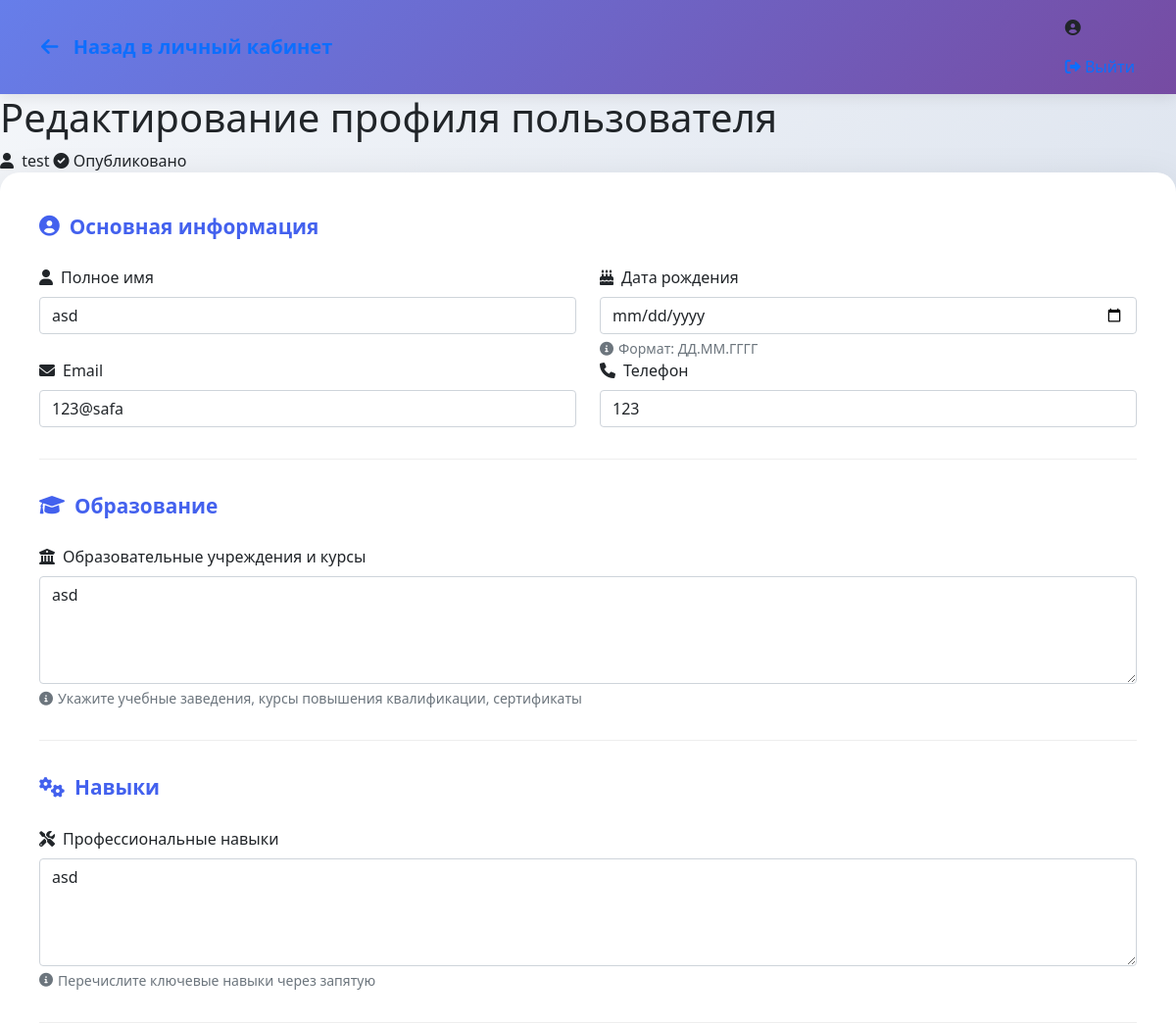
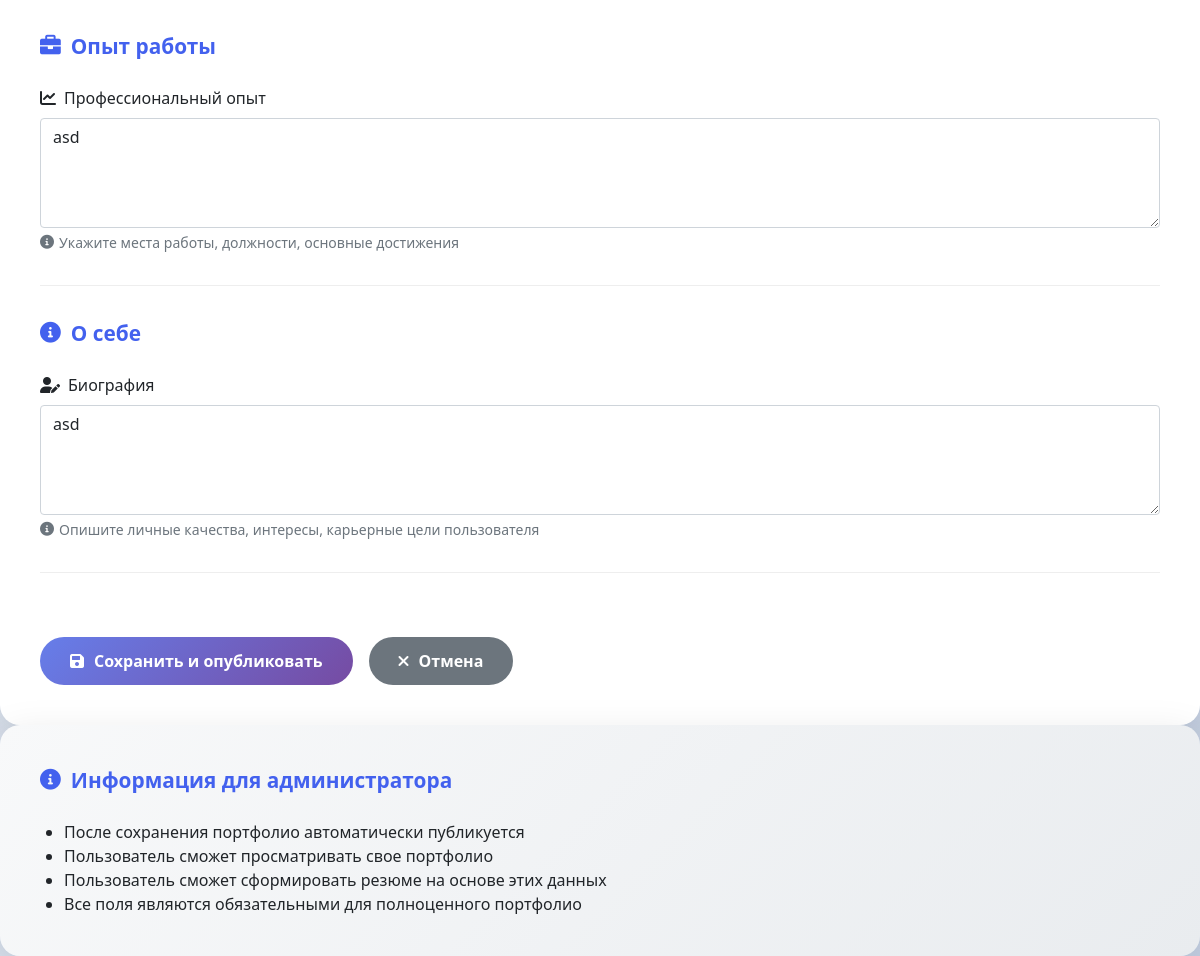
The app's page /admin/edit_user/3 (signed in) with its own data (2 pictures, top to bottom).
### tables this page shows
CREATE TABLE users (
    id INTEGER PRIMARY KEY,
    username TEXT NOT NULL,
    password TEXT NOT NULL
    );

CREATE TABLE user_profiles (
        id INTEGER PRIMARY KEY AUTOINCREMENT,
        user_id INTEGER,
        full_name TEXT,
        email TEXT,
        phone TEXT,
        bio TEXT,
        skills TEXT,
        experience TEXT,
        education TEXT,
        is_completed BOOLEAN DEFAULT FALSE, birth_date TEXT,
        FOREIGN KEY (user_id) REFERENCES users (id)
    );

### main.py (the view, shortened to what this page needs)
@app.route('/admin/edit_user/<int:user_id>', methods=['GET', 'POST'])
def edit_user(user_id):
    if 'username' not in session or session['username'] != 'admin':
        return redirect('/login')
    connection = get_db_connection()
    try:
        user = connection.execute('SELECT * FROM users WHERE id = ?', (user_id,)).fetchone()
        profile = connection.execute('SELECT * FROM user_profiles WHERE user_id = ?', (user_id,)).fetchone()
    except Exception as e:
        print(f"Ошибка получения данных: {e}")
        user = None
        profile = None
    finally:
        connection.close()
    if not user:
        flash('Пользователь не найден', 'error')
        return redirect('/admin')
    return render_template('edit_user.html', user=user, profile=profile)

### main.py (called while the page is built)
def get_db_connection():
    database_url = os.environ.get('DATABASE_URL')
    if database_url and database_url.startswith('postgresql://'):
        pass
    conn = sqlite3.connect('users.db')
    conn.row_factory = sqlite3.Row
    return conn

### templates/edit_user.html (shortened to what this page needs)
<!DOCTYPE html>
<html lang="ru">
<head>
    <link href="{{ url_for('static', filename='css/style.css') }}" rel="stylesheet">
    <link href="https://cdn.jsdelivr.net/npm/bootstrap@5.1.3/dist/css/bootstrap.min.css" rel="stylesheet">
    <link rel="stylesheet" href="https://cdnjs.cloudflare.com/ajax/libs/font-awesome/6.0.0/css/all.min.css">
</head>
<body class="form-fullpage">
    <nav class="navbar">
        <div class="container">
            <a class="navbar-brand" href="/user">
                <i class="fas fa-arrow-left"></i>
                <span>Назад в личный кабинет</span>
            </a>
            <div class="navbar-nav">
                <span class="navbar-text me-3">
                    <i class="fas fa-user-circle me-1"></i> {{ username }}
                </span>
                <a class="nav-link" href="/logout">
                    <i class="fas fa-sign-out-alt"></i> Выйти
                </a>
            </div>
        </div>
    </nav>
    <div class="main-container">
        <div class="page-header fade-in">
            <h1>Редактирование профиля пользователя</h1>
            <div class="user-info">
                <i class="fas fa-user me-1"></i>
                {{ user.username }}
                {% if profile and profile.is_completed %}
                <span class="user-status status-completed">
                    <i class="fas fa-check-circle"></i> Опубликовано
                </span>
                {% elif profile and profile.full_name %}
                <span class="user-status status-pending">
                    <i class="fas fa-clock"></i> На проверке
                </span>
                {% else %}
                <span class="user-status status-empty">
                    <i class="fas fa-times-circle"></i> Не заполнено
                </span>
                {% endif %}
            </div>
        </div>
        <div class="form-card fade-in">
            <form method="POST" action="/admin/edit_user/{{ user.id }}">
                <div class="form-section">
                    <div class="section-header">
                        <i class="fas fa-user-circle"></i>
                        Основная информация
                    </div>
                    <div class="row">
                        <div class="col-md-6">
                            <div class="form-group">
                                <label class="form-label">
                                    <i class="fas fa-user"></i>
                                    Полное имя
                                </label>
                                <input type="text"
                                       class="form-control"
                                       id="full_name"
                                       name="full_name"
                                       value="{{ profile.full_name if profile else '' }}"
                                       placeholder="Введите полное имя пользователя">
                            </div>
                        </div>
                        <div class="col-md-6">
                            <div class="form-group">
                                <label class="form-label">
                                    <i class="fas fa-birthday-cake"></i>
                                    Дата рождения
                                </label>
                                <input type="date"
                                       class="form-control"
                                       id="birth_date"
                                       name="birth_date"
                                       value="{{ profile.birth_date if profile else '' }}">
                                <div class="form-text">
                                    <i class="fas fa-info-circle"></i>
                                    Формат: ДД.ММ.ГГГГ
                                </div>
                            </div>
                        </div>
                    </div>
                    <div class="row">
                        <div class="col-md-6">
                            <div class="form-group">
                                <label class="form-label">
                                    <i class="fas fa-envelope"></i>
                                    Email
                                </label>
                                <input type="email"
                                       class="form-control"
                                       id="email"
                                       name="email"
                                       value="{{ profile.email if profile else '' }}"
                                       placeholder="example@email.com">
                            </div>
                        </div>
                        <div class="col-md-6">
                            <div class="form-group">
                                <label class="form-label">
                                    <i class="fas fa-phone"></i>
                                    Телефон
                                </label>
                                <input type="tel"
                                       class="form-control"
                                       id="phone"
                                       name="phone"
                                       value="{{ profile.phone if profile else '' }}"
                                       placeholder="+7 (XXX) XXX-XX-XX">
                            </div>
                        </div>
                    </div>
                </div>
                <div class="form-section">
                    <div class="section-header">
                        <i class="fas fa-graduation-cap"></i>
                        Образование
                    </div>
                    <div class="form-group">
                        <label class="form-label">
                            <i class="fas fa-university"></i>
                            Образовательные учреждения и курсы
                        </label>
                        <textarea class="form-control"
                                  id="education"
                                  name="education"
                                  rows="4"
                                  placeholder="Опишите образование, курсы, сертификаты...">{{ profile.education if profile else '' }}</textarea>
                        <div class="form-text">
                            <i class="fas fa-info-circle"></i>
                            Укажите учебные заведения, курсы повышения квалификации, сертификаты
                        </div>
                    </div>
                </div>
                <div class="form-section">
                    <div class="section-header">
                        <i class="fas fa-cogs"></i>
                        Навыки
                    </div>
                    <div class="form-group">
                        <label class="form-label">
                            <i class="fas fa-tools"></i>
                            Профессиональные навыки
                        </label>
                        <textarea class="form-control"
                                  id="skills"
                                  name="skills"
                                  rows="4"
                                  placeholder="Опишите профессиональные навыки, умения, технологии...">{{ profile.skills if profile else '' }}</textarea>
                        <div class="form-text">
                            <i class="fas fa-info-circle"></i>
                            Перечислите ключевые навыки через запятую
                        </div>
                    </div>
                </div>
                <div class="form-section">
                    <div class="section-header">
                        <i class="fas fa-briefcase"></i>
                        Опыт работы
                    </div>
                    <div class="form-group">
                        <label class="form-label">
                            <i class="fas fa-chart-line"></i>
                            Профессиональный опыт
                        </label>
                        <textarea class="form-control"
                                  id="experience"
                                  name="experience"
                                  rows="4"
                                  placeholder="Опишите профессиональный опыт, должности, проекты...">{{ profile.experience if profile else '' }}</textarea>
                        <div class="form-text">
                            <i class="fas fa-info-circle"></i>
                            Укажите места работы, должности, основные достижения
                        </div>
                    </div>
                </div>
                <div class="form-section">
                    <div class="section-header">
                        <i class="fas fa-info-circle"></i>
                        О себе
                    </div>
                    <div class="form-group">
                        <label class="form-label">
                            <i class="fas fa-user-edit"></i>
                            Биография
                        </label>
                        <textarea class="form-control"
                                  id="bio"
                                  name="bio"
                                  rows="4"
                                  placeholder="Расскажите о пользователе, его интересах, целях, личных качествах...">{{ profile.bio if profile else '' }}</textarea>
                        <div class="form-text">
                            <i class="fas fa-info-circle"></i>
                            Опишите личные качества, интересы, карьерные цели пользователя
                        </div>
                    </div>
                </div>
                <div class="btn-group">
                    <button type="submit" class="btn-submit">
                        <i class="fas fa-save"></i>
                        Сохранить и опубликовать
                    </button>
                    <a href="/admin" class="btn-cancel">
                        <i class="fas fa-times"></i>
                        Отмена
                    </a>
                </div>
            </form>
        </div>
        <div class="form-card fade-in" style="background: linear-gradient(135deg, #f8f9fa 0%, #e9ecef 100%);">
            <div class="section-header">
                <i class="fas fa-info-circle"></i>
                Информация для администратора
            </div>
            <div class="form-text" style="font-size: 1rem; color: var(--dark);">
                <ul style="margin: 0; padding-left: 1.5rem;">
                    <li>После сохранения портфолио автоматически публикуется</li>
                    <li>Пользователь сможет просматривать свое портфолио</li>
                    <li>Пользователь сможет сформировать резюме на основе этих данных</li>
                    <li>Все поля являются обязательными для полноценного портфолио</li>
                </ul>
            </div>
        </div>
    </div>
</body>
</html>

### static/css/style.css (style rules this page uses)
:root { --primary: #4361ee; --secondary: #3a0ca3; --success: #4cc9f0; --warning: #f72585; --danger: #ff0054; --light: #f8f9fa; --dark: #212529; --gradient-primary: linear-gradient(135deg, #667eea 0%, #764ba2 100%); --gradient-success: linear-gradient(135deg, #28a745 0%, #20c997 100%); --gradient-warning: linear-gradient(135deg, #ffc107 0%, #fd7e14 100%); }
* { margin: 0; padding: 0; box-sizing: border-box; }
body { font-family: 'Segoe UI', Tahoma, Geneva, Verdana, sans-serif; line-height: 1.6; color: var(--dark); }
.navbar { background: var(--gradient-primary); box-shadow: 0 2px 15px rgba(0, 0, 0, 0.1); }
.navbar-brand { font-weight: 600; font-size: 1.2rem; }
.navbar-brand i { margin-right: 10px; }
.form-fullpage { background: linear-gradient(135deg, #f5f7fa 0%, #c3cfe2 100%); min-height: 100vh; }
.form-card { background: white; border-radius: 20px; padding: 2.5rem; box-shadow: 0 10px 40px rgba(0, 0, 0, 0.1); animation: slideUp 0.6s ease-out; }
.form-section { margin-bottom: 2rem; padding-bottom: 2rem; border-bottom: 1px solid #eee; }
.section-header { font-size: 1.3rem; font-weight: 600; margin-bottom: 1.5rem; color: var(--primary); display: flex; align-items: center; gap: 10px; }
.form-label { font-weight: 500; margin-bottom: 0.5rem; display: flex; align-items: center; gap: 8px; }
.form-control { border: 2px solid #e9ecef; border-radius: 10px; padding: 12px 15px; transition: all 0.3s ease; }
.form-text { font-size: 0.875rem; color: #6c757d; margin-top: 0.5rem; display: flex; align-items: center; gap: 5px; }
.btn-group { display: flex; gap: 1rem; margin-top: 2rem; justify-content: center; flex-wrap: wrap; }
.btn-submit { background: var(--gradient-primary); color: white; border: none; padding: 12px 30px; border-radius: 50px; font-weight: 600; cursor: pointer; transition: all 0.3s ease; display: flex; align-items: center; gap: 10px; }
.btn-cancel { background: #6c757d; color: white; border: none; padding: 12px 30px; border-radius: 50px; font-weight: 600; text-decoration: none; transition: all 0.3s ease; display: flex; align-items: center; gap: 10px; }
.fade-in { opacity: 0; transform: translateY(20px); animation: slideUp 0.6s ease-out forwards; }

### records on screen
users: username "test"
user_profiles: full_name "asd", email "123@safa", phone "123", education "asd", skills "asd", experience "asd", bio "asd"
